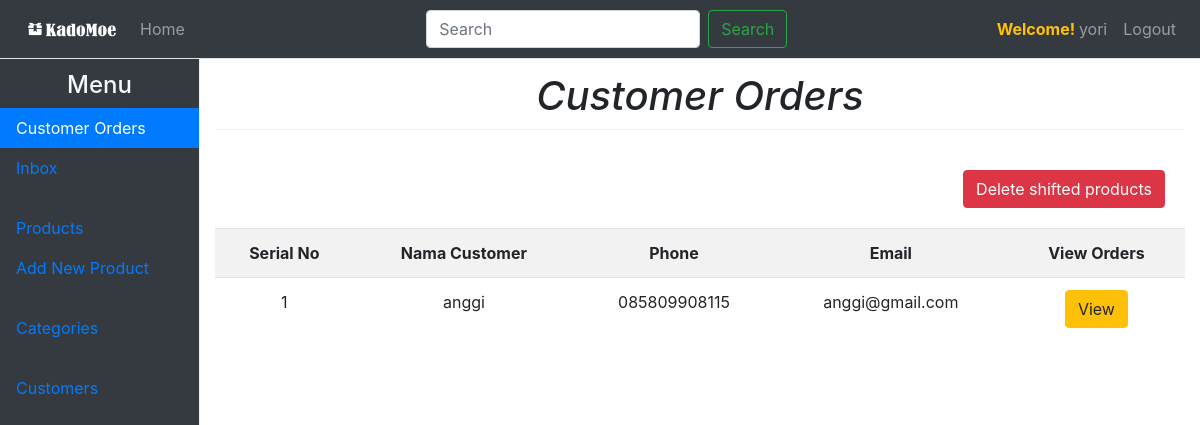
Page /admin/customerOrders.php (signed in) on the committed database.
### tables this page shows
CREATE TABLE `customer` (
  `customer_id` int(11) NOT NULL,
  `customer_name` varchar(255) NOT NULL,
  `customer_email` varchar(255) NOT NULL,
  `customer_password` varchar(255) NOT NULL,
  `customer_phone` varchar(255) NOT NULL,
  `customer_address` text NOT NULL,
  `activation_status` varchar(255) NOT NULL,
  `enable_disable` varchar(255) NOT NULL DEFAULT 'Enable'
);

### classes/customer.php (called while the page is built, shortened)
<?php
class customer
{
    public function customerOrders($cmr_id){
        $query = "SELECT orders.*, customer.customer_name, customer.customer_phone, customer.customer_address, products.pro_name
                  FROM orders
                  INNER JOIN customer
                  ON orders.cmr_id = customer.customer_id
                  INNER JOIN products
                  ON orders.pro_id = products.pro_id
                  WHERE orders.cmr_id = '$cmr_id'";
        $result = db::select($query);
        return $result;
    }
    public function customerDistinctOrders(){
        $query = "SELECT c.* FROM customer AS c
                  INNER JOIN
                  (SELECT DISTINCT cmr_id FROM orders) AS o
                  ON c.customer_id = o.cmr_id ";
        $result = db::select($query);
        return $result;
    }
}

### lib/db.php (called while the page is built, shortened)
<?php
	class db
	{
		public static function conn()
		{
			try {
				$db = new mysqli('localhost', 'root', '', 'db_KadoMoe');
				return $db;
			} catch (Exception $e) {
				die('Unable to connect ! '.$e->getMessage());
			}
		}
		public static function select($query)
		{
			$result = self::conn()->query($query);
			return $result;
		}
	}
?>

### admin/customerOrders.php (the view, shortened to what this page needs)
<?php
require_once 'inc/header.php';
?>
    <main role="main" class="col-sm-9 ml-sm-auto col-md-10 pt-3">
        <h1 class="font-italic text-center">Customer Orders</h1>
        <div class="card-body float-right">
            <a href="?action=del_pro" class="btn btn-danger"
               onclick="return confirm('Are you sure to delete shifted products ?')">Delete
                shifted products</a>
        </div>
        <table class="table table-striped text-center">
            <?php
            $c_orders = $cust->customerDistinctOrders();
            $rows = mysqli_num_rows($c_orders);
            if ($rows > 0) { ?>
                <tr>
                    <th>Serial No</th>
                    <th>Nama Customer</th>
                    <th>Phone</th>
                    <th>Email</th>
                    <th>View Orders</th>
                </tr>
                <?php
                $i = 0;
                while ($c_order = $c_orders->fetch_assoc()) {
                    $i++;
                    ?>
                    <tr>
                        <td><?php echo $i; ?></td>
                        <td><?php echo $c_order['customer_name']; ?></td>
                        <td><?php echo $c_order['customer_phone']; ?></td>
                        <td><?php echo $c_order['customer_email']; ?></td>
                        <td>
                            <a href="orders.php?cmr_id=<?php echo $c_order['customer_id']; ?>"
                               class="btn
                            <?php
                               $cfm_val = $cust->customerOrders($c_order['customer_id'])->fetch_assoc();
                               if ($cfm_val['status'] == 2) {
                                   echo 'btn-success';
                               }elseif($cfm_val['status'] == 1){
                                    echo 'btn-warning';
                                }else{
                                   echo 'btn-primary';
                               }
                               ?>
                            ">View</a>
                        </td>
                    </tr>
                <?php }
            } else { ?>
                <div class="card-body text-center">
                    <pre style="font-size: 25px; color: red">Orders not available !</pre>
                </div>
            <?php } ?>
        </table>
    </main>
<?php require_once 'inc/footer.php'; ?>

### rows in the picture
customer: customer_name "anggi", customer_phone "085809908115", customer_email "anggi@gmail.com"

### other values in the picture
$_SESSION['adminName'] "yori"
